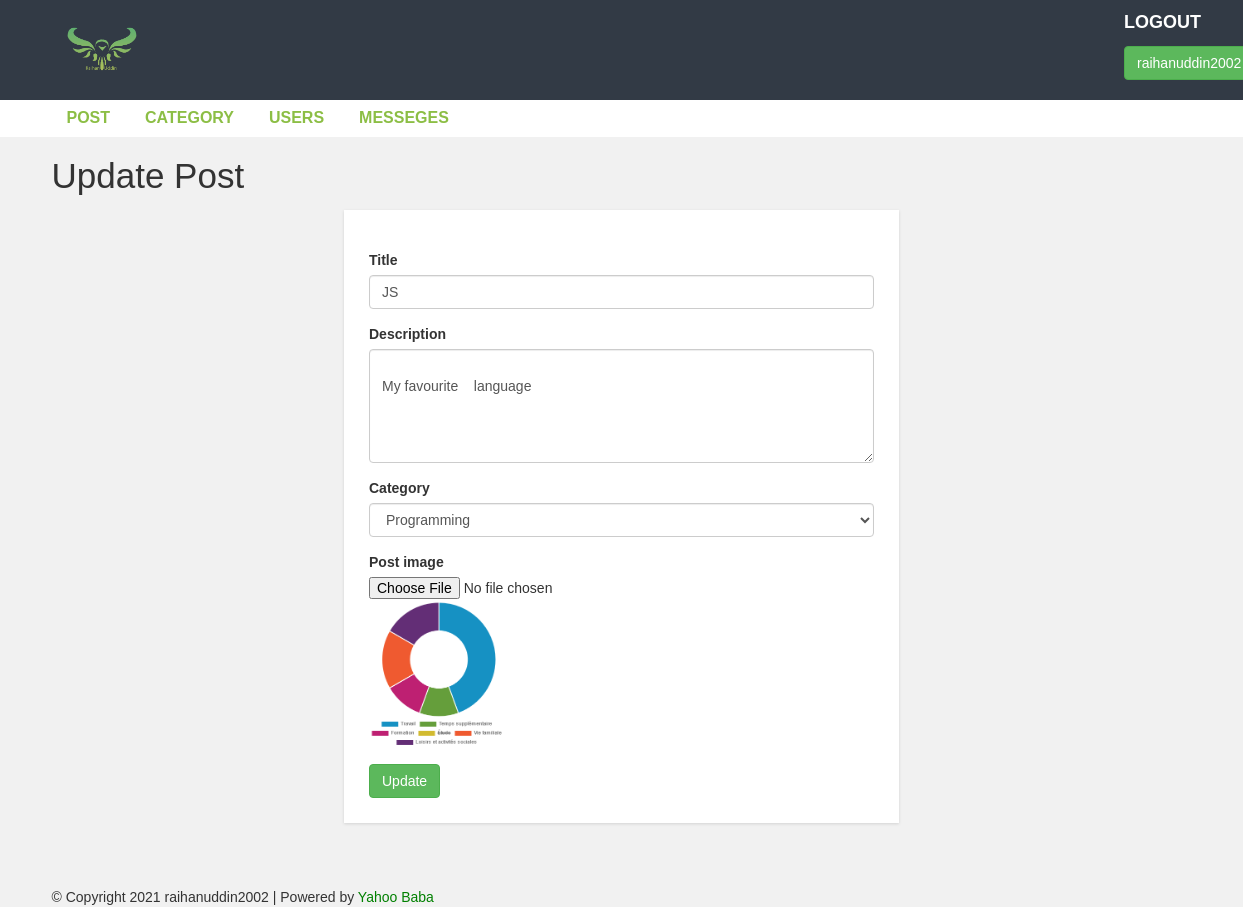
Screenshot of /admin/update-post.php?id=39 (signed in) with the database file from the repository.
### tables this page shows
CREATE TABLE `post` (
  `post_id` int(11) NOT NULL,
  `title` varchar(100) NOT NULL,
  `description` text NOT NULL,
  `category` varchar(100) NOT NULL,
  `post_date` varchar(50) NOT NULL,
  `author` int(11) NOT NULL,
  `post_img` varchar(100) NOT NULL
);

### admin/update-post.php (the view, shortened to what this page needs)
<?php include "header.php";
?>
<div id="admin-content">
  <div class="container">
  <div class="row">
    <div class="col-md-12">
        <h1 class="admin-heading">Update Post</h1>
    </div>
    <div class="col-md-offset-3 col-md-6">
    <?php
        include 'config.php';
        $post_id = $_REQUEST['id'];
        $sql = "SELECT * FROM post
        LEFT JOIN category ON post.category = category.category_id
        LEFT JOIN user ON post.author = user.user_id
        WHERE post.post_id = {$post_id}";
        $result= mysqli_query($connection,$sql) or die('Query Failed');
         if(mysqli_num_rows($result) > 0){
            while($info = mysqli_fetch_assoc($result)){
    ?>
        <form action="save-update-post.php" method="POST" enctype="multipart/form-data" autocomplete="off">
            <div class="form-group">
                <label for="exampleInputTile">Title</label>
                <input type="text" name="post_title"  class="form-control" id="exampleInputUsername" value="<?php echo $info['title']; ?>">
            </div>
            <div class="form-group">
                <label for="exampleInputPassword1"> Description</label>
                <textarea name="postdesc" class="form-control"  required rows="5">
                <?php echo $info['description']; ?>
                </textarea>
            </div>
            <div class="form-group">
                <label for="exampleInputCategory">Category</label>
                <select name="category" class="form-control">
                    <?php
                    include 'config.php';
                    $sql1 = "SELECT * FROM category";
                    $result1 = mysqli_query($connection,$sql1) or die('Query Failed');
                    if(mysqli_num_rows($result1) > 0){
                        while($info1 = mysqli_fetch_assoc($result1)){
                            if($info['category'] == $info1['category_id']){
                                $selected = 'selected';
                            }else{
                                $selected = '';
                            }
                            echo "<option {$selected} value='{$info1['category_id']}'>{$info1['category_name']}</option>";
                        }
                    }
                    ?>
                </select>
            </div>
            <div class="form-group">
                <label for="">Post image</label>
                <input type="file" name="new_image">
                <img  src="../images/blog/<?php echo $info['post_img']; ?>" height="150px">
            </div>
            <input type="submit" name="update_post" class="btn btn-success" value="Update" />
        </form>
        <?php
            }
         }else{
             echo 'Result Not found';
         }
        ?>
      </div>
    </div>
  </div>
</div>
<?php include "footer.php"; ?>

### css1/style.css (style rules this page uses)
body { background: #f1f1f1; font-family: sans-serif,arial,Helvetica; }
#admin-content { padding: 20px 0; min-height: 750px; }
#admin-content .admin-heading { font-size: 35px; margin: 0 0 15px; }
form { background: #fff; padding: 25px; box-shadow:0 1px 3px rgba(0, 0, 0, 0.13); }

### rows the page displays
post: post_title "JS", postdesc "My favourite language", post_img (picture)

### other values shown
$_SESSION['username'] "raihanuddin2002"
form field category "Programming"
